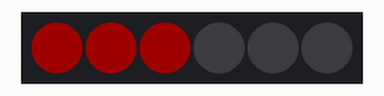
Bench run of a sketch on a simulated Arduino Uno, built with avr-gcc and run on an emulated ATmega328P. Shown: 6 RGB LEDs in strip order, left to right. Dim RGB values are drawn brighter than linear.

Above: at 0.01 s.
At 45.19 s:
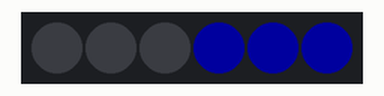

The sketch:

clignotement2_ex1.ino
```cpp
/*
  Leçon 3 - Neopixels

  Exercice 2 : Lumière de la police
*/

#include <Adafruit_NeoPixel.h>
int BROCHE_LEDS = 3;
int NOMBRE_LEDS = 6;
int LUMINOSITE = 30;

Adafruit_NeoPixel leds(NOMBRE_LEDS, BROCHE_LEDS, NEO_GRBW + NEO_KHZ800);

void setup() {
  Serial.begin(115200);
  leds.setBrightness(LUMINOSITE);
  leds.begin();
}

void loop() {
  police();
}

void police(){
  lumiere_bleu();
  delay(50);
  pas_de_lumiere();
  delay(50);
  lumiere_bleu();
  delay(50);
  pas_de_lumiere();
  delay(50);
  lumiere_rouge();
  delay(50);
  pas_de_lumiere();
  delay(50);
  lumiere_rouge();
  delay(50);
  pas_de_lumiere();
  delay(50);
}

void pas_de_lumiere() {
  for (int i = 0; i < NOMBRE_LEDS; i++) {
    leds.setPixelColor(i, 0, 0, 0, 0);
  }
  leds.show();
}

void lumiere_bleu() {
  for (int i = 0; i < 3; i++) {
    leds.setPixelColor(i, 255, 0, 0, 0);
  }
  leds.show();
}

void lumiere_rouge() {
  for (int i = 3; i < 6; i++) {
    leds.setPixelColor(i, 0, 0, 255, 0);
  }
  leds.show();
}
```
